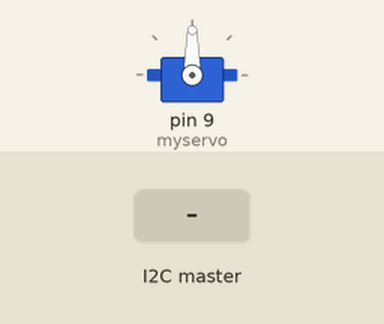
Bench run of a sketch on a simulated Arduino Uno, built with avr-gcc and run on an emulated ATmega328P. Parts: servo. The test bench sets the inputs (shaded band).

Above: at 1.2 s.
1.3 s: the I2C master sends "F"
At 2.5 s:
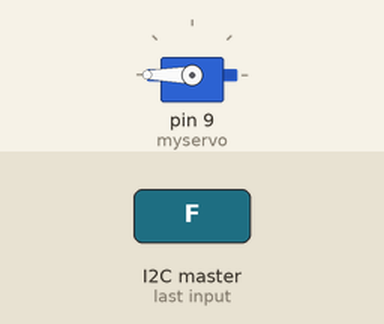
2.8 s: the I2C master sends "R"
At 3.8 s:
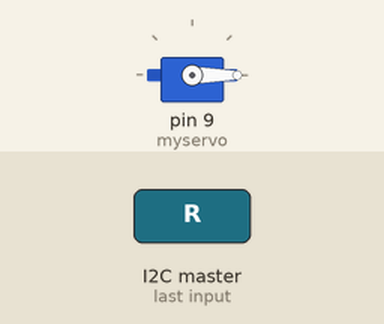
Timing chart, 0 to 5.8 s (numbered marks = the images above; inputs shaded):
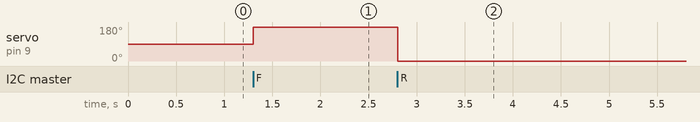

The sketch:

slave_servo.ino
```cpp
#include <Servo.h>
#include <Wire.h>

const int SLAVE_ADDRESS = 1;
char incomingByte = 0;
Servo myservo;

int pos = 0;    // 設定 Servo 位置的變數

void setup() {
  Wire.begin(SLAVE_ADDRESS);
  Wire.onReceive(onReceiveEvent);
  myservo.attach(9);  // 將 servo 物件連接到 pin 9
  Serial.begin(9600);
}

void loop() {
}

void onReceiveEvent(int howMany)
{
  while (Wire.available())
  {
    incomingByte = Wire.read();
    if (incomingByte == 70)
    {
      myservo.write(180);
      delay(15);
    }
    else if (incomingByte == 82)
    {
      myservo.write(0);
      delay(15);
    }
  }
}
```

Measured:
- after the input at 1.3 s, servo on pin 9 (myservo): 90° → 180° at once
- after the input at 2.8 s, servo on pin 9 (myservo): 180° → 0° at once
